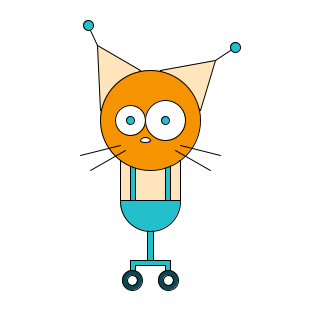
Frame 1 (no input)
Frame 60 (the mouse pressed at the canvas centre just before this capture): identical to frame 1, image omitted
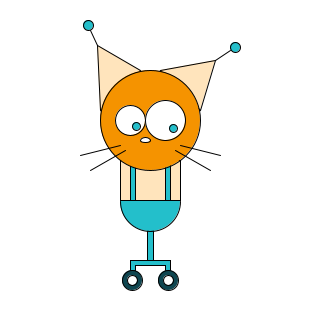
Frame 120 (the mouse held since frame 60 and released just before this capture)

The Processing sketch that drew these frames (run headless with seeded random() and noise(); from frame 60 on, the mouse is pressed at the canvas centre):

// Processing sketch: processing_56467
// ── processing_56467.pde

int x;
int y;
float easing;
float r;
float g;
float b;

void setup() {
  size(320, 320);
  background(255);
  smooth();
  x = 0;
  y = 0;
  easing = 0.025;
}

void draw() {
  background(255);
  
  if (mouseX > 230 && mouseX < 240 && mouseY > 42 && mouseY < 52 && mousePressed) {
    r = random(200, 255);
    g = random(0, 30);
    b = random( 130, 180);
  } else if (mouseX > 83 && mouseX < 93 && mouseY > 20 && mouseY < 30 && mousePressed) {
    r = random(220, 255);
    g = random(220, 255);
    b = 0;
  } else {
    r = 35;
    g = 191;
    b = 203;
  }
  
  //body
  stroke(0);
  fill(255, 228, 188);
  rect(120, 160, 60, 40);
  
  fill(r, g, b);
  rect(130, 160, 5, 40);
  rect(165, 160, 5, 40);
  
  //ears
  fill(255, 228, 188);
  triangle(160, 70, 215, 60, 200, 110);
  triangle(140, 70, 97, 45, 100, 110);
  
  //antennae
  fill(245, 147, 0);
  line(215, 60, 230, 50);
  line (97, 45, 90, 30);
  
  fill(r, g, b);
  ellipse(235, 47, 10, 10);
  ellipse (88, 25, 10, 10);
  
  //face
  fill(245, 147, 0);
  ellipse (150, 120, 100, 100);
  
  //eyes
  fill(255);
  ellipse(130, 120, 30, 30);
  ellipse(165, 120, 40, 40);
  
  if (mouseX > 140 && x < 8) {
    x += mouseX * easing;
  } else if (mouseX < 140 && x > -8) {
    x -= mouseX * easing;
  } else if (mouseY > 124 && y < 8) {
    y += mouseY * easing;
  } else if (mouseY < 124 && y > -8) {
    y -= mouseY * easing;
  }
  
  fill(35, 191, 203);
  ellipse(130 + 3*x/4, 120 + 3*y/4, 8, 8);
  ellipse(165 + x, 120 + y, 8, 8);
  
  //nose
  fill(255);
  ellipse(145, 140, 10, 5);
  
  //whiskers
  line(120, 145, 80, 155);
  line(125, 150, 90, 170);
  line(180, 145, 220, 155);
  line(175, 150, 210, 170);
  
  //bottom
  //fill(45, 110, 120);
  fill(r, g, b);
  rect(147, 230, 6, 30);
  arc(150, 201, 60, 60, 0, PI);
  
  beginShape();
  vertex(130, 260);
  vertex(170, 260);
  vertex(170, 270);
  vertex(165, 270);
  vertex(165, 265);
  vertex(135, 265);
  vertex(135, 270);
  vertex(130, 270);
  endShape(CLOSE);
  
  //wheels
  fill(15, 70, 80);
  ellipse(132, 280, 20, 20);
  ellipse(168, 280, 20, 20);
  fill(255);
  ellipse(132, 280, 10, 10);
  ellipse(168, 280, 10, 10);
}
